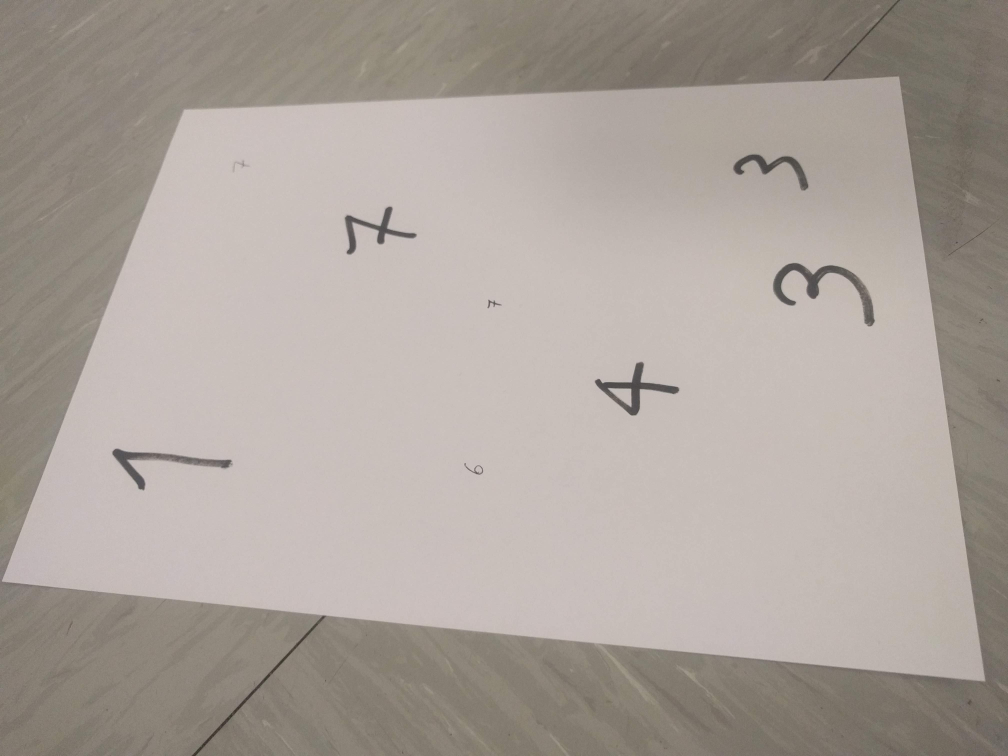
#> input picture computer-vision/data/sheets/sheet_1.jpg, 4032 x 3024 px (shown at 1/4 size)
$ python -i scanner.py   (imports and definitions only)
#> lines starting #> are read from the running program, lines starting #| are printed output that depends on the picture; after the words box and inside, x2 and y2 are one past the last pixel; in counts of white or black regions, pixels touching at a corner belong together
"""Find a sheet of paper in a photo and rectify it with a homography.

The pipeline: segment the bright sheet, detect its borders with the Hough
transform, intersect them to obtain the four corners, and warp the image so
that the sheet becomes a fronto-parallel A4 rectangle.
"""

import itertools

import numpy as np
from scipy import ndimage as ndi
from skimage import color, feature, filters, io, measure, morphology, transform
from skimage.transform import hough_line, hough_line_peaks

A4_RATIO = 297 / 210


def load_gray(path, scale=0.25):
    image = io.imread(path)
    return transform.rescale(color.rgb2gray(image), scale, anti_aliasing=True)


def sheet_mask(gray):
    """Largest bright region, with the handwriting filled in."""
    smooth = filters.gaussian(gray, 3)
    mask = smooth > filters.threshold_otsu(smooth)
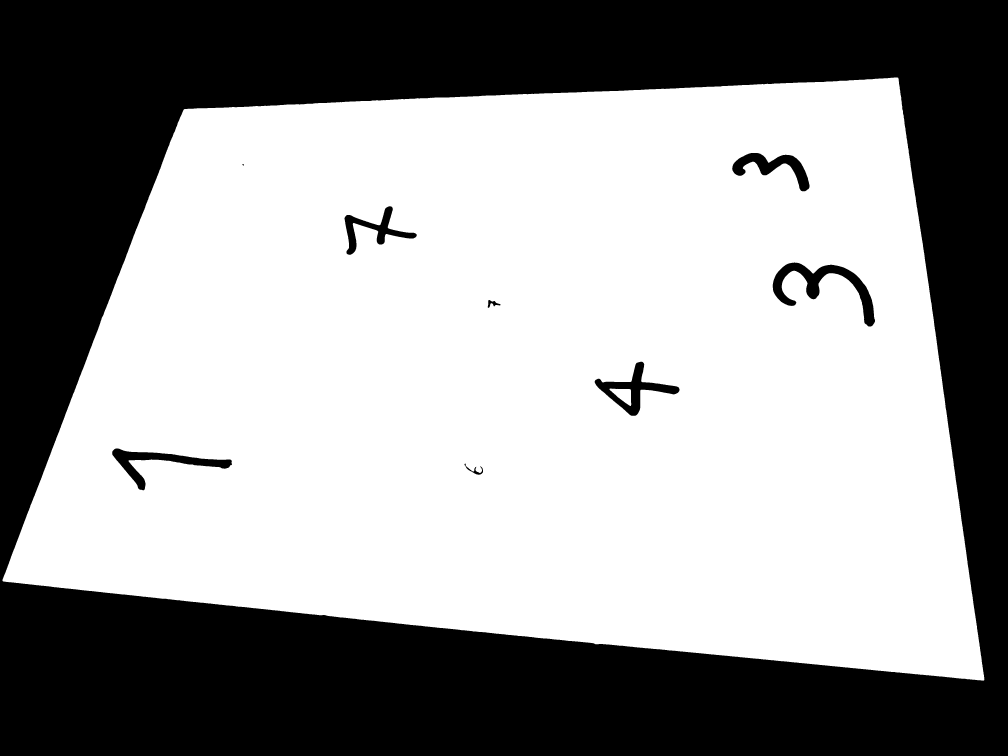
#> mask: shape (3024, 4032) bool (shown at 1/4 size); 59.5% white; 9 black regions, largest, box (x1, y1, x2, y2) and area: (0, 0, 4032, 3024) 4842967, (3091, 1050, 3500, 1306) 27857, (2379, 1447, 2718, 1663) 19904
    mask = ndi.binary_fill_holes(morphology.binary_closing(mask, morphology.disk(10)))
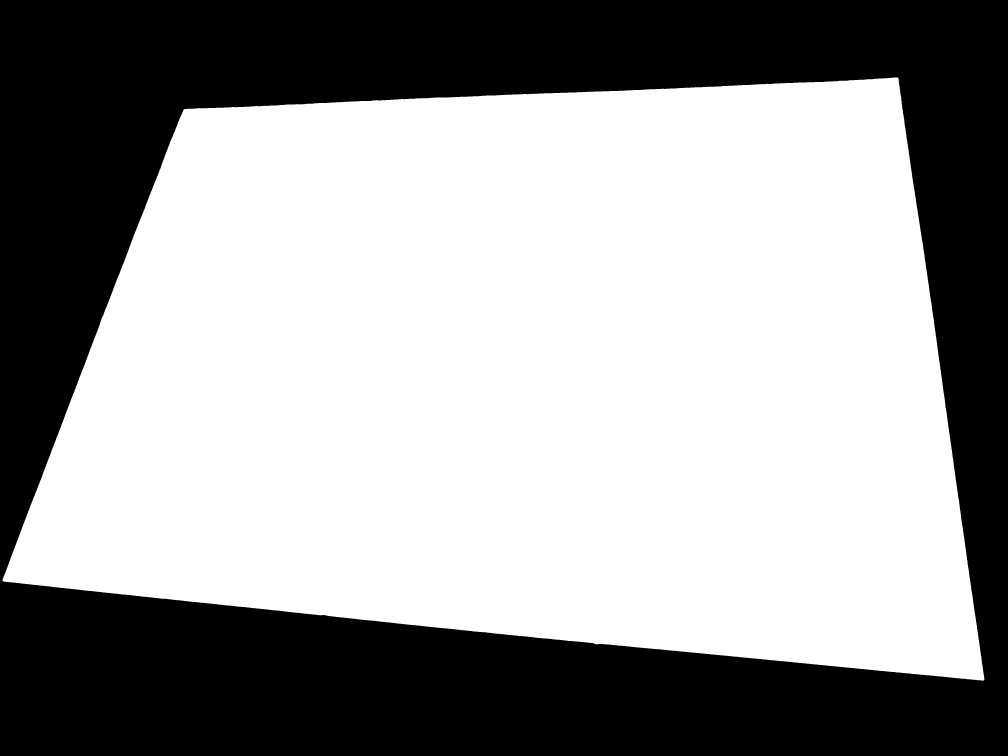
#> mask: shape (3024, 4032) bool (shown at 1/4 size); 60.3% white; 1 black region, box (x1, y1, x2, y2) and area: (0, 0, 4032, 3024) 4842962
    labels = measure.label(mask)
    largest = np.argmax(np.bincount(labels.ravel())[1:]) + 1
#> largest = 1
    return labels == largest


# [26 lines left out: functions border_lines, intersect, order_corners, not called in this run]


def polygon_area(pts):
    x, y = pts[:, 0], pts[:, 1]
    return 0.5 * abs(np.dot(x, np.roll(y, -1)) - np.dot(y, np.roll(x, -1)))


# [41 lines left out: functions find_corners, rectify, not called in this run]

>>> import cv2
>>> picture = cv2.imread('data/sheets/sheet_1.jpg', cv2.IMREAD_GRAYSCALE)
>>> result = sheet_mask(picture)

$ run again, on computer-vision/data/sheets/sheet_10.jpg
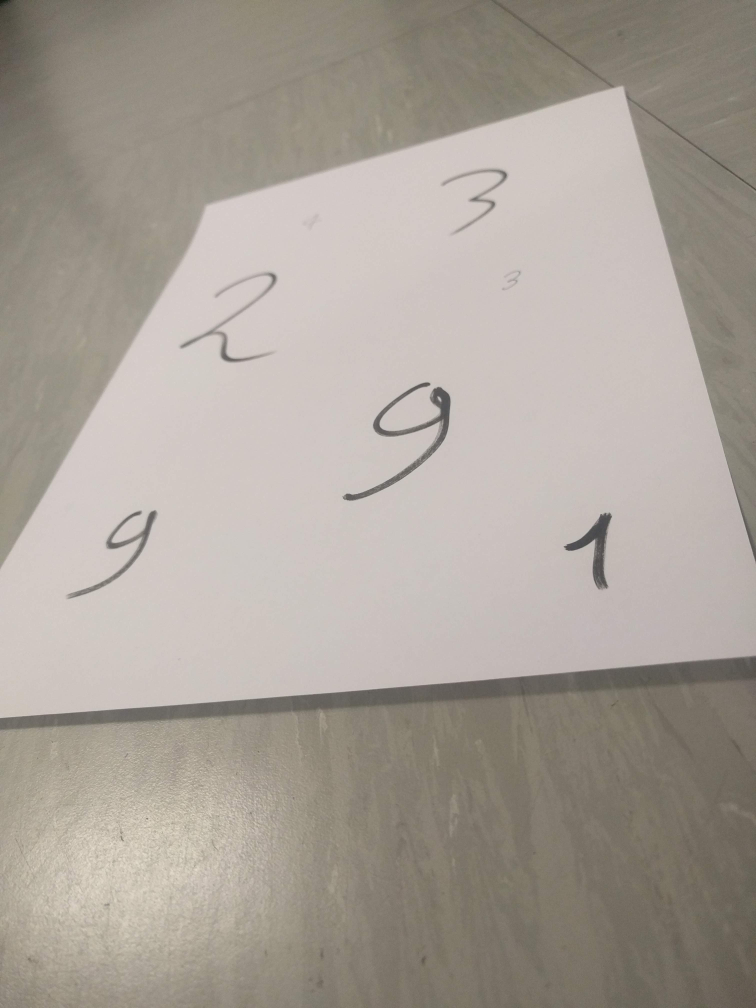
#> input picture computer-vision/data/sheets/sheet_10.jpg, 3024 x 4032 px (shown at 1/4 size)
#> in sheet_mask, `labels = measure.label(mask)`:
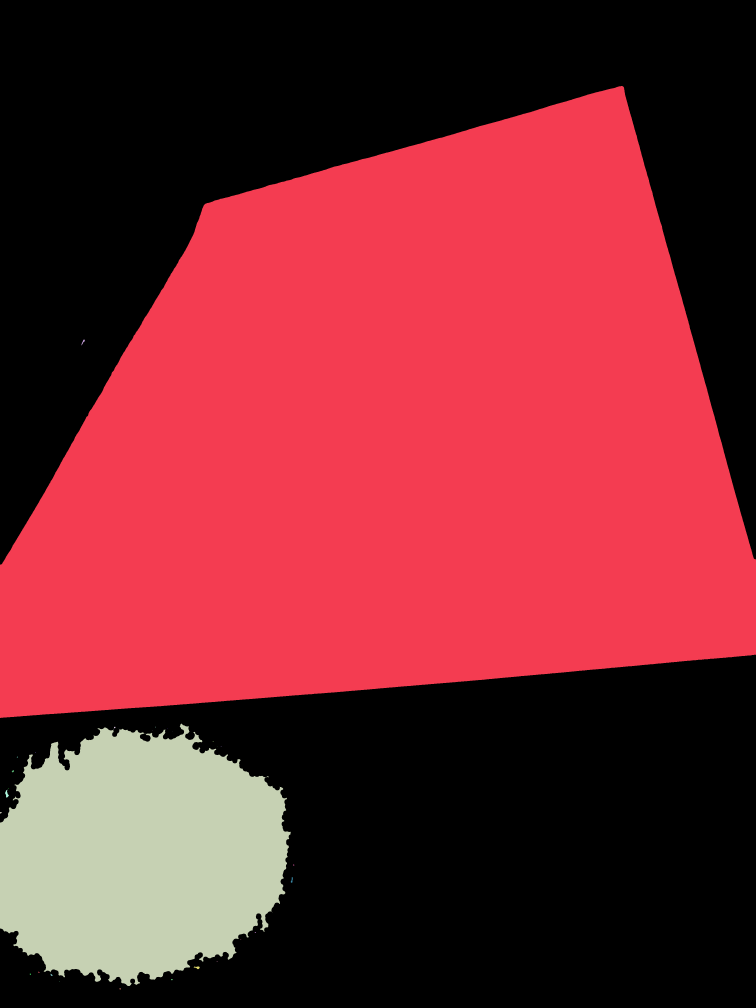
#> labels: shape (4032, 3024) int32 (shown at 1/4 size); 33 distinct labels, from 0 to 32; one colour per label, 0 black
#> largest = 1
#> in sheet_mask, `return labels == largest`:
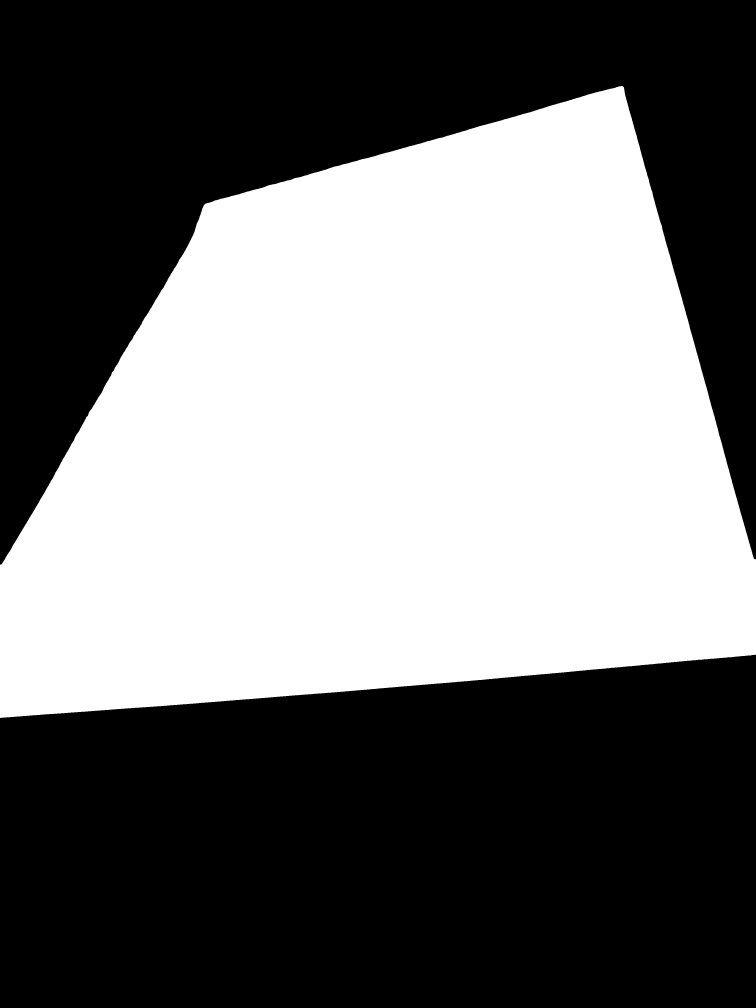
#> returned value: shape (4032, 3024) bool (shown at 1/4 size); 44.1% white; 1 white region, box (x1, y1, x2, y2) and area: (0, 344, 3024, 2872) 5374061

$ run again, on computer-vision/data/sheets/sheet_11.jpg
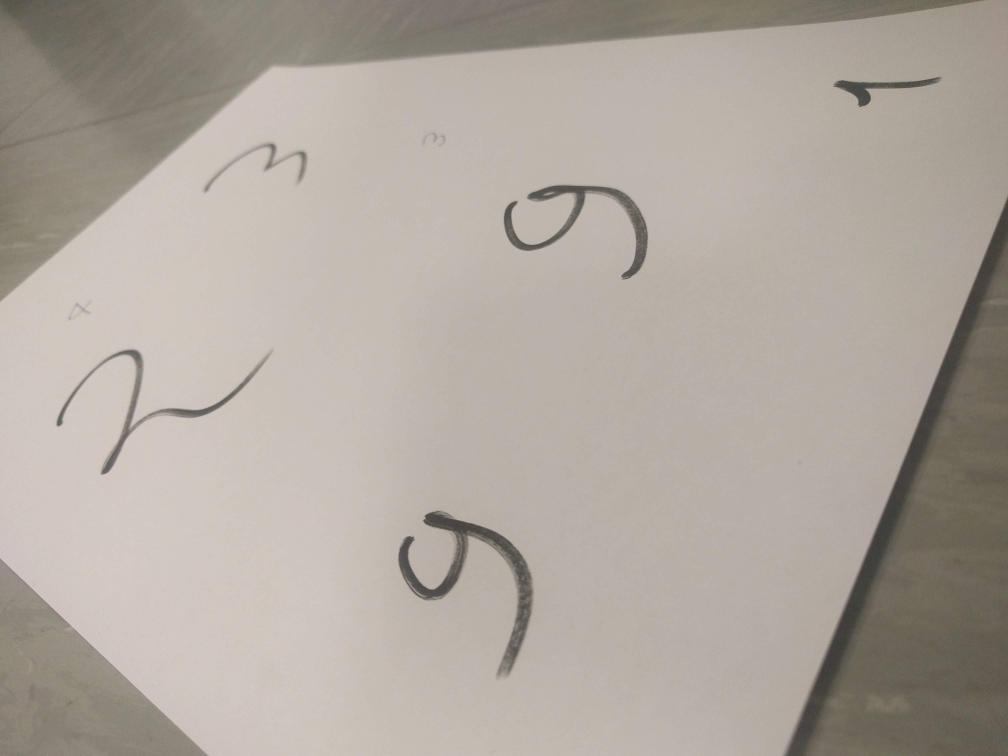
#> input picture computer-vision/data/sheets/sheet_11.jpg, 4032 x 3024 px (shown at 1/4 size)
#> in sheet_mask, `mask = smooth > filters.threshold_otsu(smooth)`:
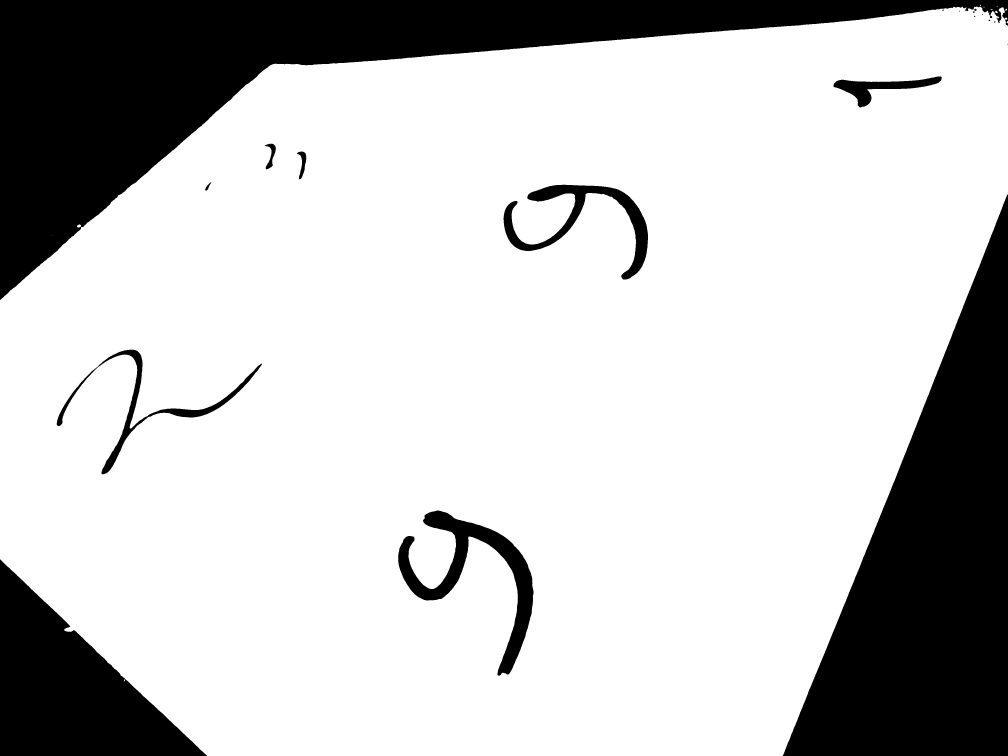
#> mask: shape (3024, 4032) bool (shown at 1/4 size); 77.5% white; 21 black regions (5 under 20 px), largest, box (x1, y1, x2, y2) and area: (0, 0, 4032, 1200) 1235790, (3131, 777, 4032, 3024) 1007077, (0, 2237, 828, 3024) 324939
#> in sheet_mask, `labels = measure.label(mask)`:
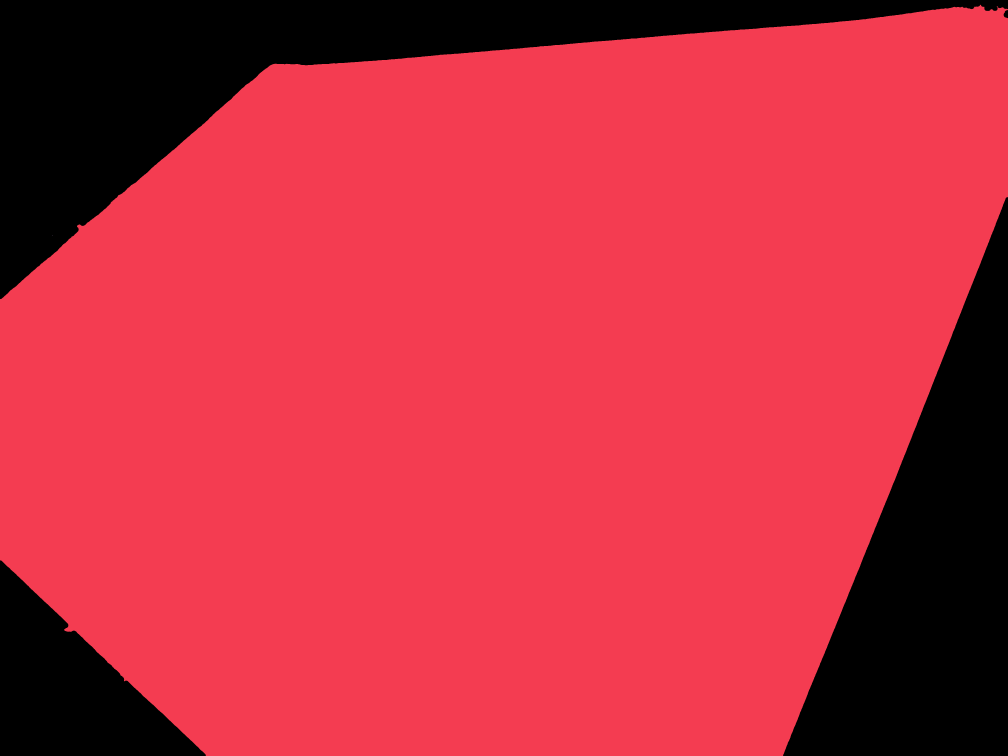
#> labels: shape (3024, 4032) int32 (shown at 1/4 size); 3 distinct labels, from 0 to 2; one colour per label, 0 black
#> largest = 1

$ run again, on computer-vision/data/sheets/sheet_12.jpg
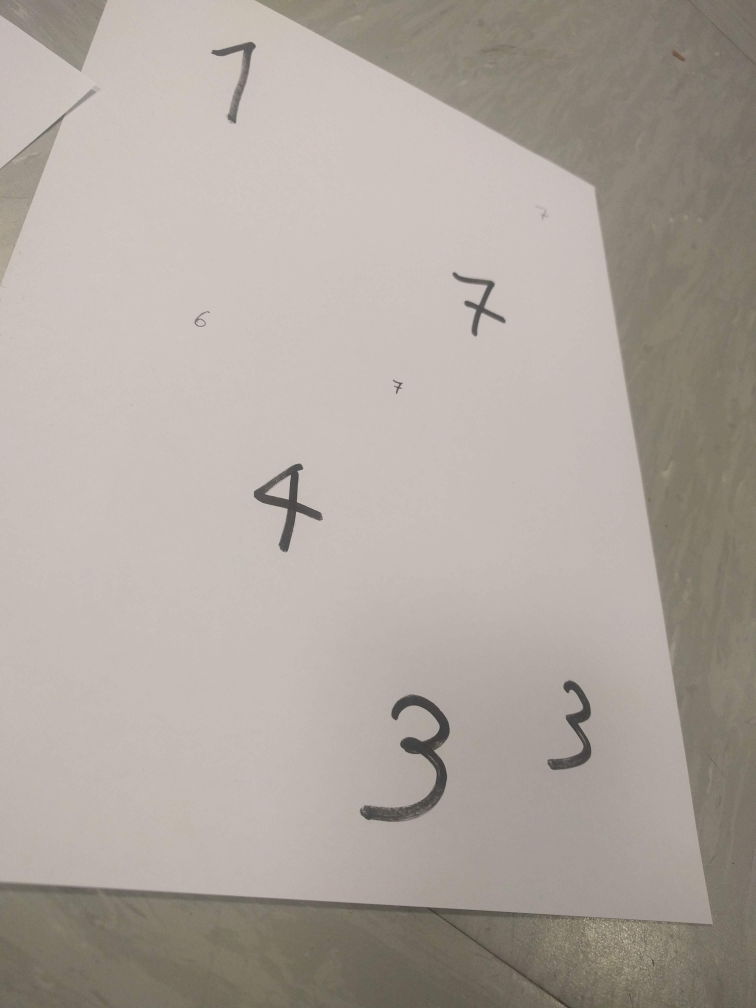
#> input picture computer-vision/data/sheets/sheet_12.jpg, 3024 x 4032 px (shown at 1/4 size)
#> in sheet_mask, `mask = smooth > filters.threshold_otsu(smooth)`:
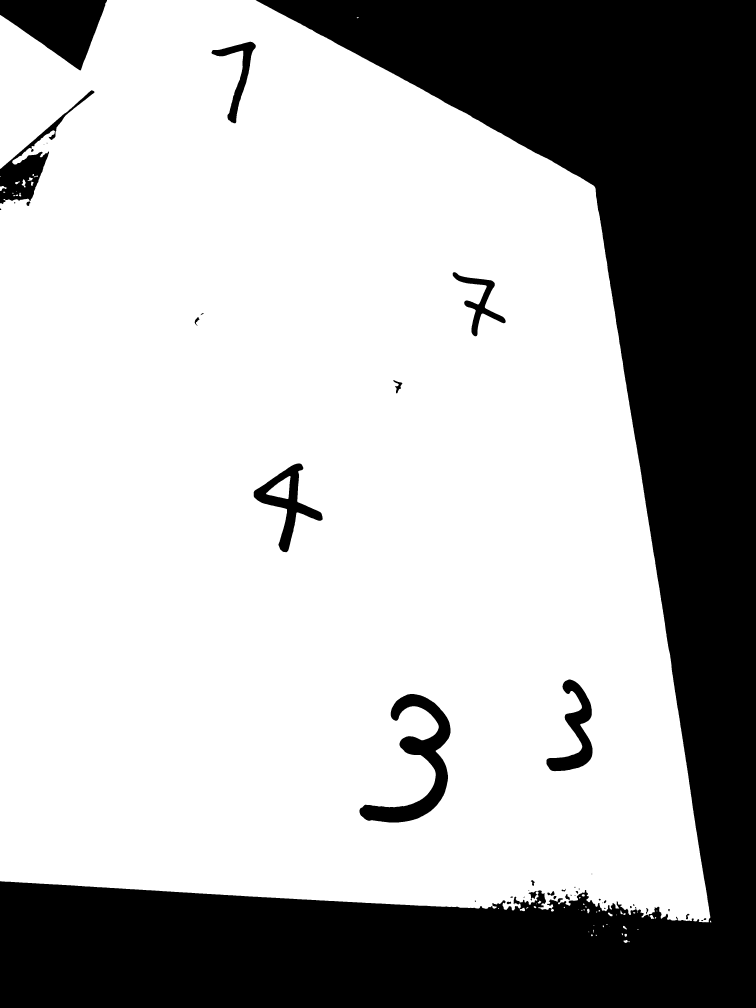
#> mask: shape (4032, 3024) bool (shown at 1/4 size); 69.5% white; 44 black regions (12 under 20 px), largest, box (x1, y1, x2, y2) and area: (0, 0, 3024, 4032) 3482272, (0, 0, 428, 282) 69983, (1438, 2776, 1802, 3290) 54609
#> in sheet_mask, `labels = measure.label(mask)`:
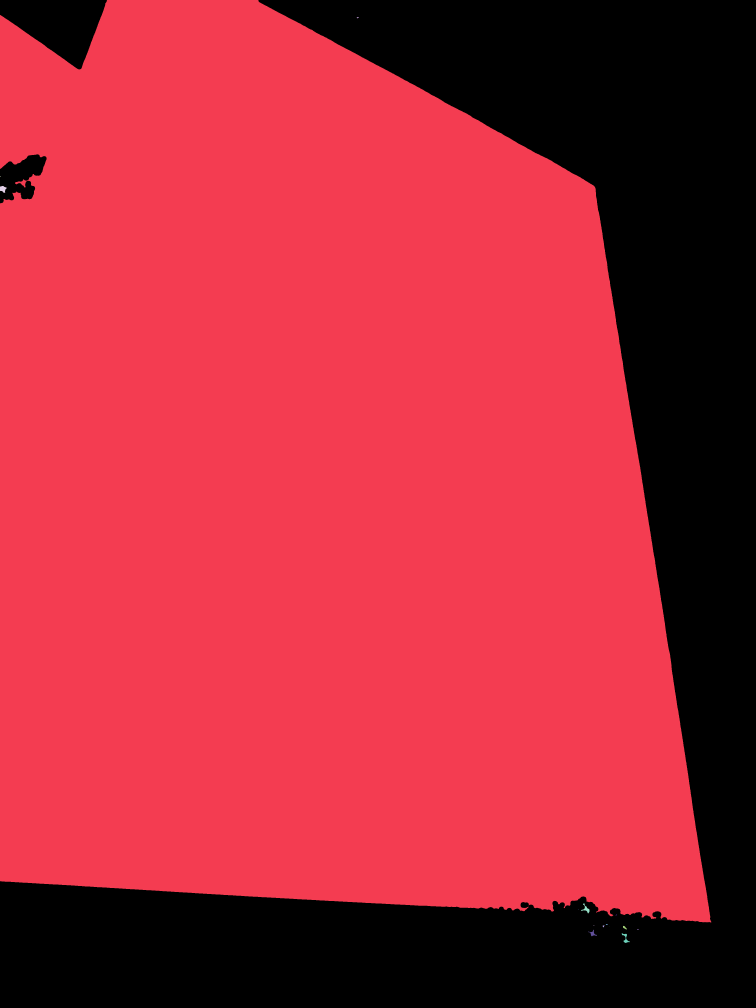
#> labels: shape (4032, 3024) int32 (shown at 1/4 size); 16 distinct labels, from 0 to 15; one colour per label, 0 black
#> largest = 1
